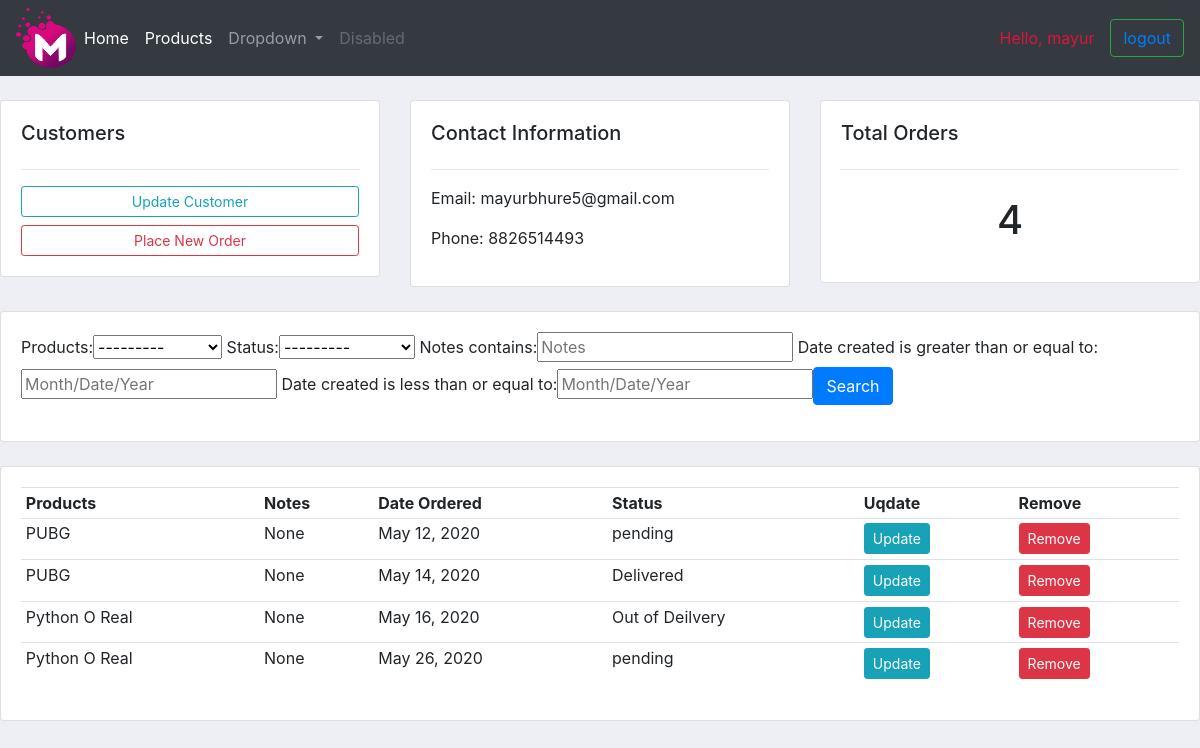
/customer_profile/2/ (signed in), run on the app's committed database.
### accounts/models.py (models this page shows, shortened)
class Customer(models.Model):
    name = models.CharField(max_length=200, null=True)
    phone = models.CharField(max_length=200, null=True)
    email = models.CharField(max_length=200,blank=True)
    date_created = models.DateTimeField(auto_now_add=True, null=True)

class Order(models.Model):
    STATUS = (
        ('pending','pending'),
        ('Out of Deilvery','Out of Deilvery'),
        ('Delivered','Delivered'),
    )
    customer = models.ForeignKey(Customer, null=True , on_delete=models.SET_NULL)
    products = models.ForeignKey(Product, null=True , on_delete=models.SET_NULL)
    date_created = models.DateField(auto_now_add=True, null=True)
    status = models.CharField(max_length=200,choices=STATUS)
    notes = models.CharField(max_length=1000,null=True)

class Product(models.Model):
    CATEGORY = (
        ("Indoor","Indoor"),
        ('Out Door','Out Door'),
    )
    name = models.CharField(max_length=200, null=True)
    price = models.FloatField(null=True)
    category = models.CharField(max_length=200, null=True, choices=CATEGORY)
    description = models.CharField(max_length=200, null=True, blank=True)
    date_created = models.DateTimeField(auto_now_add=True, null=True)
    tag = models.ManyToManyField(Tag)
    def __str__(self):
        return self.name

### accounts/decorator.py (the view)
        def wrapper_func(request, *args, **kwargs):
            group = None
            if request.user.groups.exists():
                group = request.user.groups.all()[0].name
            if group in allowed_roles:
                return view_func(request, *args, **kwargs)
            else:
                return HttpResponse('you are not authorised to view this page')

### accounts/decorator.py (called while the page is built)
def allowed_users(allowed_roles=[]):
    def decorator(view_func):
        def wrapper_func(request, *args, **kwargs):
            group = None
            if request.user.groups.exists():
                group = request.user.groups.all()[0].name
            if group in allowed_roles:
                return view_func(request, *args, **kwargs)
            else:
                return HttpResponse('you are not authorised to view this page')
        return wrapper_func
    return decorator

### accounts/views.py (called while the page is built)
@login_required(login_url='login') #decorators
@allowed_users(allowed_roles=['admin'])
def customer(request, pk_text):
    customer = Customer.objects.get(id=pk_text)
    orders = customer.order_set.all()
    total_orders = orders.count()
    myfilter = OrderFilter(request.GET, queryset=orders)
    orders = myfilter.qs
    context = {'customer':customer,'orders':orders,'order_counts':total_orders,'myfilter':myfilter}
    return render(request, 'customers.html',context)

### accounts/templates/customers.html
{% extends 'navbar.html' %}
{% block content %}
<br>
<div class="row">
    <div class="col-md">
        <div class="card card-body" >
            <h5> Customers </h5>
            <hr>
            <a class="btn btn-outline-info btn-sm btn-block" href="">Update Customer</a>
            <a class="btn btn-outline-danger btn-sm btn-block" href="{% url 'create_order' customer.id %}">Place New Order</a>
        </div>
    </div>
    <div class="col-md">
        <div class="card card-body" >
            <h5> Contact Information </h5>
            <hr>
            <p> Email: {{ customer.email }}</p>
            <p> Phone: {{ customer.phone }}</p>
        </div>
    </div>
    <div class="col-md">
        <div class="card card-body" >
            <h5> Total Orders </h5>
            <hr>
            <h1 style="text-align: center;padding: 10px ">{{ order_counts }}</h1>
        </div>
    </div>
</div>
<br>
<div class="row">
    <div class="col-md">
        <div class="card card-body" >
            <form method="get">
                {{ myfilter.form }}<button class="btn btn-primary" type="submit"> Search </button>
            </form>
        </div>
    </div>
</div>
<br>
<div class="row">
    <div class="col-md">
        <div class="card card-body" >
            <table class="table table-sm">
                <tr>
                    <th> Products </th>
                    <th> Notes </th>
                    <th> Date Ordered </th>
                    <th> Status </th>
                    <th> Uqdate </th>
                    <th> Remove </th>
                </tr>
                {% for orders_show in orders %}
                <tr>
                    <td> {{ orders_show.products }} </td>
                    <td> {{ orders_show.notes }} </td>
                    <td> {{ orders_show.date_created }} </td>
                    <td> {{ orders_show.status }} </td>
                    <td><a class='btn btn-sm btn-info' href="{% url 'update' orders_show.id %}">Update</a></td>
                    <td><a class='btn btn-sm btn-danger' href="{% url 'delete' orders_show.id %}">Remove</a></td>
                </tr>
                {% endfor %}
            </table>
        </div>
    </div>
</div>
{% endblock %}

### accounts/templates/navbar.html (shortened to what this page needs)
{% include "links.html" %}
{% load static %}
<!DOCTYPE html>
<html>
    <head>
    </head>
    <body>
<nav class="navbar navbar-expand-lg navbar-dark bg-dark">
  <img  src="{% static 'images/logo_orginal.png' %}">
  <div class="collapse navbar-collapse" id="navbarSupportedContent">
    <ul class="navbar-nav mr-auto">
      <li class="nav-item active">
        <a class="nav-link" href="{% url 'home' %}">Home<span class="sr-only">(current)</span></a>
      </li>
      <li class="nav-item active">
        <a class="nav-link" href="{% url 'products' %}">Products<span class="sr-only">(current)</span></a>
      </li>
      <li class="nav-item dropdown">
        <a class="nav-link dropdown-toggle" href="#" id="navbarDropdown" role="button" data-toggle="dropdown" aria-haspopup="true" aria-expanded="false">
          Dropdown
        </a>
      </li>
      <li class="nav-item">
        <a class="nav-link disabled" href="#">Disabled</a>
      </li>
    </ul>
  </div>
  <span class="nav-link" style="color:crimson"> Hello, {{ request.user }} </span>
  <button class="btn btn-outline-success my-2 my-sm-0"><a href="{% url 'logout' %}">logout</a></button>
</nav>
        {% block content %}
        {% endblock %}
    </body>
</html>

### accounts/static/css/main.css (style rules this page uses)
body { background-color: #edeff5; }

### data on the page
Customer: email "mayurbhure5@gmail.com", phone "8826514493"
Order: products "PUBG", notes "None", date_created "May 12, 2020", status "pending"
Order: products "PUBG", notes "None", date_created "May 14, 2020", status "Delivered"
Order: products "Python O Real", notes "None", date_created "May 16, 2020", status "Out of Deilvery"
Order: products "Python O Real", notes "None", date_created "May 26, 2020", status "pending"

### other printed values
{{ request.user }} "mayur"
{{ order_counts }} "4"
